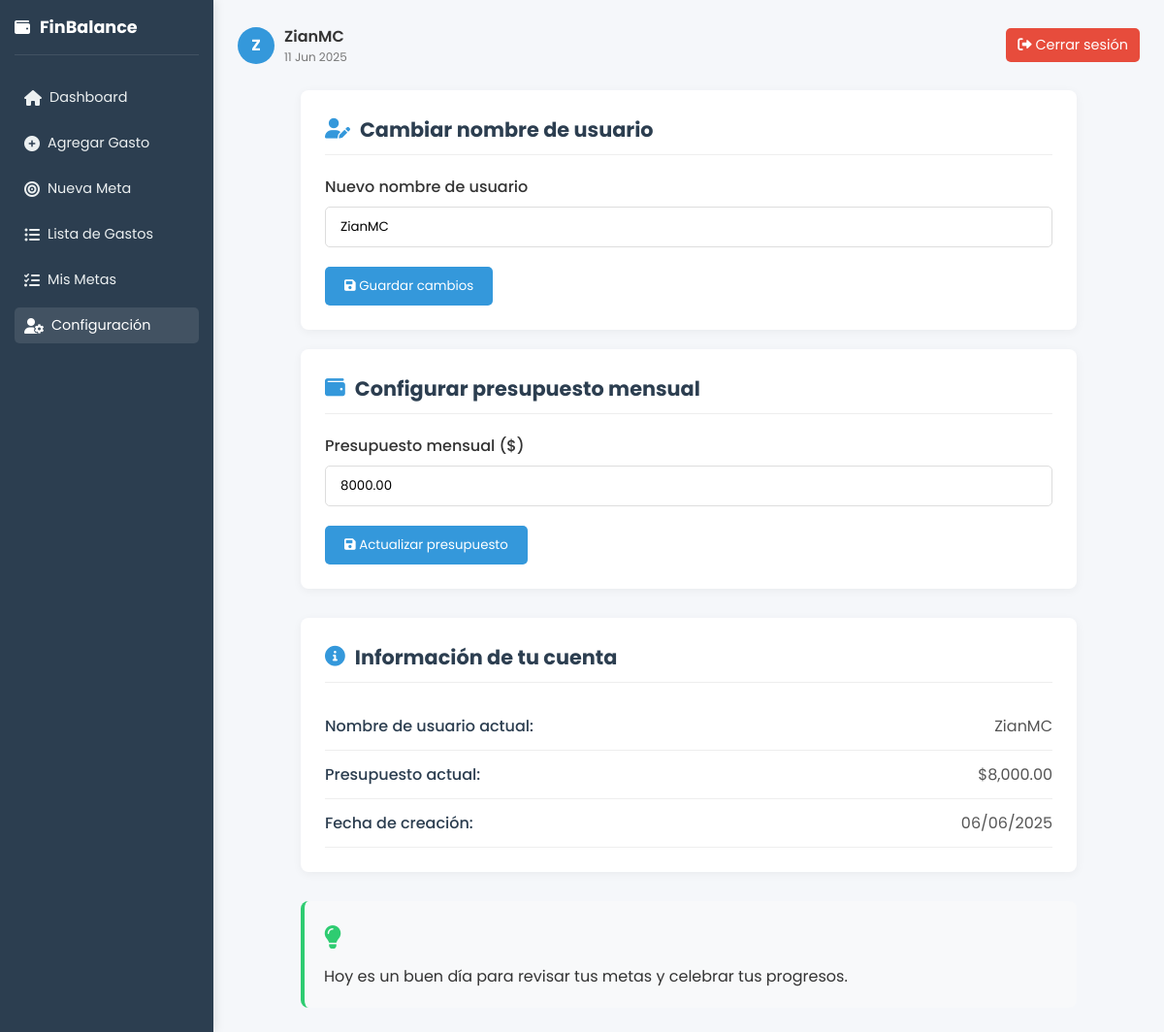
Screenshot of /backend/profile.php (signed in) with the database file from the repository.
### tables this page shows
CREATE TABLE `users` (
  `id` int(11) NOT NULL,
  `name` varchar(100) NOT NULL,
  `email` varchar(100) NOT NULL,
  `password` varchar(255) NOT NULL,
  `created_at` timestamp NOT NULL DEFAULT current_timestamp(),
  `budget` decimal(10,2) DEFAULT 5000.00,
  `currency` varchar(3) DEFAULT 'MXN'
);

### backend/profile.php (the view, shortened to what this page needs)
<?php
require_once 'db.php';
$user_id = $_SESSION['user_id'];
$stmt = $conn->prepare("SELECT name, created_at, budget FROM users WHERE id = ?");
$stmt->execute([$user_id]);
$user = $stmt->fetch(PDO::FETCH_ASSOC);
$motivational_messages = [
    "Cada pequeño ahorro te acerca a tus grandes sueños. ¡Sigue así!",
    "El control financiero es el primer paso hacia la libertad. ¡Buen trabajo!",
    "Pequeños pasos, grandes resultados. Tu disciplina financiera dará frutos.",
    "Hoy es un buen día para revisar tus metas y celebrar tus progresos.",
    "La constancia es la clave del éxito financiero. ¡Vas por buen camino!",
    "Cada decisión financiera inteligente es una inversión en tu futuro."
];
$random_message = $motivational_messages[array_rand($motivational_messages)];
?>
<!DOCTYPE html>
<html lang="es">
<head>
    <link rel="stylesheet" href="https://cdnjs.cloudflare.com/ajax/libs/font-awesome/6.0.0-beta3/css/all.min.css">
    <link rel="stylesheet" href="../frontend/StylesCSS/Profile.css">
</head>
<body>
    <div class="dashboard">
        <div class="sidebar">
            <div class="sidebar-header">
                <i class="fas fa-wallet"></i>
                <h2>FinBalance</h2>
            </div>
            <ul class="sidebar-menu">
                <li><a href="dashboard.php"><i class="fas fa-home"></i> Dashboard</a></li>
                <li><a href="ControllerExpenses/createExpense.php"><i class="fas fa-plus-circle"></i> Agregar Gasto</a></li>
                <li><a href="ControllerGoals/createGoals.php"><i class="fas fa-bullseye"></i> Nueva Meta</a></li>
                <li><a href="ControllerExpenses/listExpenses.php"><i class="fas fa-list-ul"></i> Lista de Gastos</a></li>
                <li><a href="ControllerGoals/listGoals.php"><i class="fas fa-tasks"></i> Mis Metas</a></li>
                <li><a href="profile.php" class="active"><i class="fas fa-user-cog"></i> Configuración</a></li>
            </ul>
        </div>
        <div class="main-content">
            <div class="header">
                <div class="user-info">
                    <div class="user-avatar"><?= strtoupper(substr($_SESSION['user_name'] ?? '', 0, 1)) ?></div>
                    <div>
                        <div style="font-weight: 600;"><?= htmlspecialchars($_SESSION['user_name'] ?? 'Usuario') ?></div>
                        <div style="font-size: 0.75rem; color: #777;"><?= date('d M Y') ?></div>
                    </div>
                </div>
                <a href="ControllerAuth/logout.php" class="logout-btn">
                    <i class="fas fa-sign-out-alt"></i> Cerrar sesión
                </a>
            </div>
            <div class="profile-container">
                <div class="profile-section">
                    <h3 class="section-title">
                        <i class="fas fa-user-edit"></i>
                        Cambiar nombre de usuario
                    </h3>
                    <form method="POST">
                        <div class="form-group">
                            <label for="username">Nuevo nombre de usuario</label>
                            <input type="text" id="username" name="username" class="form-control"
                                   value="<?= htmlspecialchars($user['name'] ?? '') ?>" required>
                        </div>
                        <button type="submit" name="update_username" class="btn btn-primary">
                            <i class="fas fa-save"></i> Guardar cambios
                        </button>
                    </form>
                </div>
                <div class="profile-section">
                    <h3 class="section-title">
                        <i class="fas fa-wallet"></i>
                        Configurar presupuesto mensual
                    </h3>
                    <form method="POST">
                        <div class="form-group">
                            <label for="budget">Presupuesto mensual ($)</label>
                            <input type="number" id="budget" name="budget" class="form-control"
                                   value="<?= htmlspecialchars($user['budget'] ?? '5000') ?>" step="0.01" min="0" required>
                        </div>
                        <button type="submit" name="update_budget" class="btn btn-primary">
                            <i class="fas fa-save"></i> Actualizar presupuesto
                        </button>
                    </form>
                </div>
                <div class="profile-section account-info">
                    <h3 class="section-title">
                        <i class="fas fa-info-circle"></i>
                        Información de tu cuenta
                    </h3>
                    <div class="info-item">
                        <span class="info-label">Nombre de usuario actual:</span>
                        <span class="info-value"><?= htmlspecialchars($user['name'] ?? '') ?></span>
                    </div>
                    <div class="info-item">
                        <span class="info-label">Presupuesto actual:</span>
                        <span class="info-value">$<?= number_format($user['budget'] ?? 5000, 2) ?></span>
                    </div>
                    <div class="info-item">
                        <span class="info-label">Fecha de creación:</span>
                        <span class="info-value"><?= isset($user['created_at']) ? date('d/m/Y', strtotime($user['created_at'])) : 'No disponible' ?></span>
                    </div>
                </div>
                <div class="motivational-message">
                    <div class="message-icon">
                        <i class="fas fa-lightbulb"></i>
                    </div>
                    <p><?= htmlspecialchars($random_message) ?></p>
                </div>
            </div>
        </div>
    </div>
</body>
</html>

### frontend/StylesCSS/Profile.css (style rules this page uses)
:root { --primary: #3498db; --dark: #2c3e50; --light: #ecf0f1; --success: #2ecc71; --danger: #e74c3c; }
* { margin: 0; padding: 0; box-sizing: border-box; }
body { font-family: 'Poppins', sans-serif; background-color: #f5f7fa; color: #333; }
.dashboard { display: grid; grid-template-columns: 220px 1fr; min-height: 100vh; }
.sidebar { background: var(--dark); color: white; padding: 15px; box-shadow: 2px 0 10px rgba(0,0,0,0.1); }
.sidebar-header { display: flex; align-items: center; margin-bottom: 25px; padding-bottom: 15px; border-bottom: 1px solid rgba(255,255,255,0.1); }
.sidebar-header h2 { font-size: 1.1rem; margin-left: 10px; }
.sidebar-menu { list-style: none; }
.sidebar-menu li { margin-bottom: 10px; }
.sidebar-menu a { color: var(--light); text-decoration: none; display: flex; align-items: center; padding: 8px 10px; border-radius: 5px; transition: all 0.3s; font-size: 0.9rem; }
.sidebar-menu a:hover, .sidebar-menu a.active { background: rgba(255,255,255,0.1); color: white; }
.sidebar-menu i { margin-right: 8px; font-size: 1rem; }
.main-content { padding: 25px; overflow-y: auto; }
.header { display: flex; justify-content: space-between; align-items: center; margin-bottom: 25px; }
.user-info { display: flex; align-items: center; }
.user-avatar { width: 38px; height: 38px; border-radius: 50%; background: var(--primary); color: white; display: flex; align-items: center; justify-content: center; margin-right: 10px; font-weight: bold; }
.logout-btn { background: var(--danger); color: white; border: none; padding: 7px 12px; border-radius: 5px; cursor: pointer; transition: all 0.3s; font-size: 0.9rem; text-decoration: none; }
.profile-container { max-width: 800px; margin: 0 auto; }
.profile-section { background: white; border-radius: 8px; padding: 25px; margin-bottom: 20px; box-shadow: 0 2px 10px rgba(0,0,0,0.05); }
.section-title { font-size: 1.3rem; color: var(--dark); margin-bottom: 20px; padding-bottom: 10px; border-bottom: 1px solid #eee; display: flex; align-items: center; }
.section-title i { margin-right: 10px; color: var(--primary); }
.form-group { margin-bottom: 20px; }
.form-group label { display: block; margin-bottom: 8px; font-weight: 500; }
.form-control { width: 100%; padding: 10px 15px; border: 1px solid #ddd; border-radius: 5px; font-family: 'Poppins', sans-serif; }
.btn { padding: 10px 20px; border: none; border-radius: 5px; cursor: pointer; font-family: 'Poppins', sans-serif; transition: all 0.3s; }
.btn-primary { background: var(--primary); color: white; }
.account-info { margin-top: 30px; }
.info-item { display: flex; justify-content: space-between; padding: 12px 0; border-bottom: 1px solid #eee; }
.info-label { font-weight: 500; color: var(--dark); }
.info-value { color: #555; }
.motivational-message { background: #f8f9fa; padding: 20px; border-radius: 8px; margin-top: 30px; border-left: 4px solid var(--success); }
.message-icon { font-size: 1.5rem; color: var(--success); margin-bottom: 10px; }

### rows the page displays
users: username "ZianMC", budget "8000.00", name "ZianMC", budget "8,000.00", created_at "06/06/2025"

### other values shown
substr($_SESSION['user_name'] ?? '', 0, 1) "Z"
$_SESSION['user_name'] "ZianMC"
